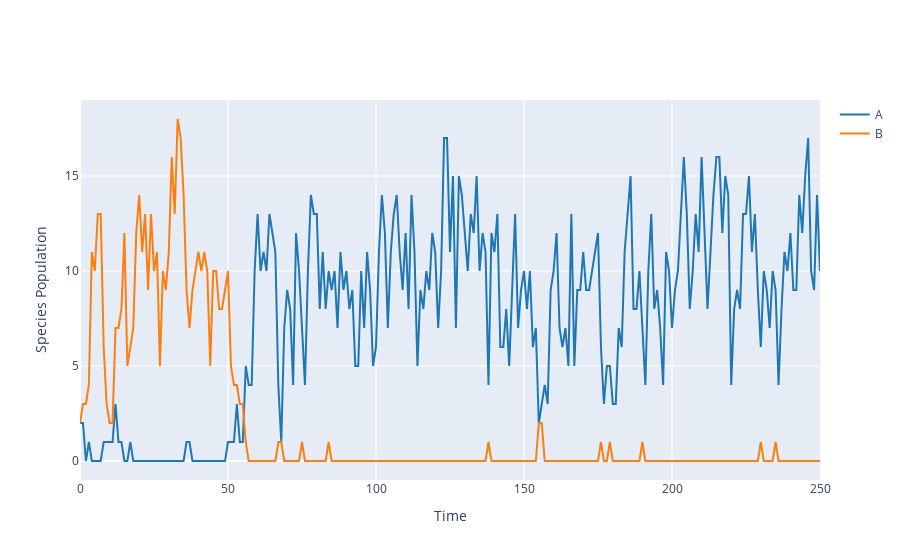

Source (notebook cell):
### Code cell
results.plotplotly()

### Figure 1 — Plotly figure (JSON) as saved in the notebook; plotly's stock layout.template omitted (floating-point values rounded to 4 significant figures; data arrays with more than 128 entries replaced by an {"elided": "..."} marker saying what was removed)
{"data": [{"line": {"color": "#1f77b4"}, "mode": "lines", "name": "A", "type": "scatter", "x": {"elided": "251 int values"}, "y": {"elided": "251 int values"}}, {"line": {"color": "#ff7f0e"}, "mode": "lines", "name": "B", "type": "scatter", "x": {"elided": "251 int values"}, "y": {"elided": "251 int values"}}], "layout": {"showlegend": true, "title": {"text": ""}, "xaxis": {"title": {"text": "Time "}}, "yaxis": {"title": {"text": "Species Population"}}}}
